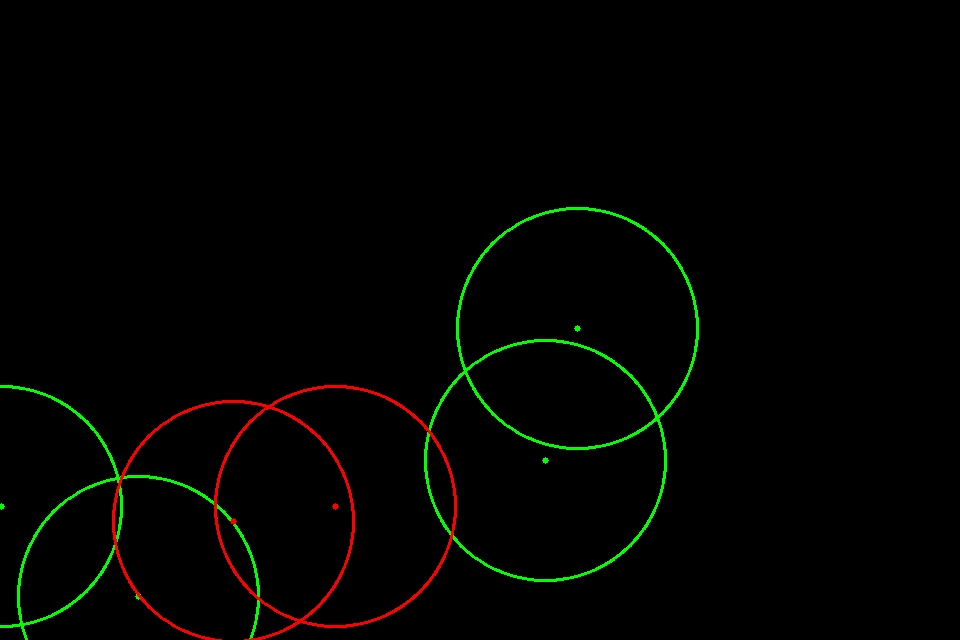
#> input picture test_street_bird.jpg, 960 x 640 px
$ python combination.py
#> lines starting #> are read from the running program, lines starting #| are printed output that depends on the picture; after the words box and inside, x2 and y2 are one past the last pixel; in counts of white or black regions, pixels touching at a corner belong together
### social_distancing.py
import cv2
from scipy import ndimage
import numpy as np

def warp_image(image, width, height):
    #defining target rectangle
    tl = [272,225]
    tr = [439,226]
    br = [773,419]
    bl = [6,401]
    target_rectangle = np.float32([tl,tr,br,bl])

    # defining image parameters

    imgtl = [0,0]
    imgtr = [0,width]
    imgbr = [height, width]
    imgbl = [height,0]
    img_params = np.float32([imgtl,imgtr,imgbr,imgbl])

    # creating perspective transform and applying
    matrix = cv2.getPerspectiveTransform(target_rectangle, img_params)
    img_transformed = cv2.warpPerspective(image, matrix, (width, height))
    return img_transformed, matrix

def point_warp(points, matrix):
    # making list of points and then warping them
    list_warped = list()
    list_points = np.float32(points).reshape(-1, 1, 2)
    warped_points = cv2.perspectiveTransform(list_points, matrix)
    for point in warped_points:
        list_warped.append(point)
    return list_warped

def euclidean_distance_calculator(point1, point2):
    # distance formula for finding distance and return
    x1 = point1[0][0]
    y1 = point1[0][1]
    x2 = point2[0][0]
    y2 = point2[0][1]
    distance = np.sqrt((x1-x2)**2 + (y1-y2)**2)
    return distance

def social_distancing_determine(points, distance_per_pixel):
    # classifying which points are social distancing or not
    MIN_DIST = 1.5
    min_dist = MIN_DIST*distance_per_pixel
    distancing = list()
    not_distancing = list()
    points_dict = {}
    for i in range(len(points)):
        points_dict[f'Point {i}'] = points[i]
    for i in points_dict:
        distancing.append(i)
        for j in points_dict:
            if i != j:
                distance = euclidean_distance_calculator(points_dict[i], points_dict[j])
                if distance < min_dist:
                    copyi = False
                    copyj = False
                    for k in not_distancing:
                        if k==i:
                            copyi = True
                        if k==j:
                            copyj = True
                    if copyi == False:
                        not_distancing.append(i)
                    if copyj == False:
                        not_distancing.append(j)
    for i in not_distancing:
        for j in distancing:
            if i==j:
                distancing.remove(i)

    return(distancing, not_distancing, points_dict)

def plot_birds_eye_view(warped_image, distancing, not_distancing, point_dict, width, height, ppm):
    # plotting social distancing
    warped_image = cv2.rectangle(warped_image, (0, 0), (width, height), color=(0, 0, 0), thickness=-1)
    for i in distancing:
        warped_image = cv2.circle(warped_image, (point_dict[i][0][0], point_dict[i][0][1]), radius=0, color=(0, 255, 0), thickness=5)
        warped_image = cv2.circle(warped_image, (point_dict[i][0][0], point_dict[i][0][1]), radius=int(ppm*1.5), color=(0, 255, 0), thickness=2)
    for i in not_distancing:
        warped_image = cv2.circle(warped_image, (point_dict[i][0][0], point_dict[i][0][1]), radius=0, color=(0, 0, 255), thickness=5)
        warped_image = cv2.circle(warped_image, (point_dict[i][0][0], point_dict[i][0][1]), radius=int(ppm*1.5), color=(0, 0, 255), thickness=2)
    return warped_image

def combining(warped_image, matrix, image, height, width):
    # combining the social distancing image and mask detection into 1 image
    inv = np.linalg.inv(matrix)
    inverted_image = cv2.warpPerspective(warped_image, inv, (width, height))
    added = cv2.add(image, inverted_image)
    return added

def full_social_distancing(image, points, distance_per_pixel):
    # using methods to create final output which can be called
    height, width, depth = image.shape
    warped_image, warp_matrix = warp_image(image, width, height)
    warped_points = point_warp(points, warp_matrix)
    distancing, not_distancing, point_dict = social_distancing_determine(warped_points, distance_per_pixel)
    plot_birds_eye_view(warped_image, distancing, not_distancing, point_dict, width, height, distance_per_pixel)
    added = combining(warped_image,warp_matrix,image,height,width)
    return warped_image, added

### combination.py
import cv2
from social_distancing import *
import numpy as np

birds_eye = cv2.imread('test_street_bird.jpg')
#> birds_eye is the input picture: shape (640, 960, 3); mean B, G, R 0.7, 3.1, 2.4
boxes_image = cv2.imread('test_street_boxes.jpg')
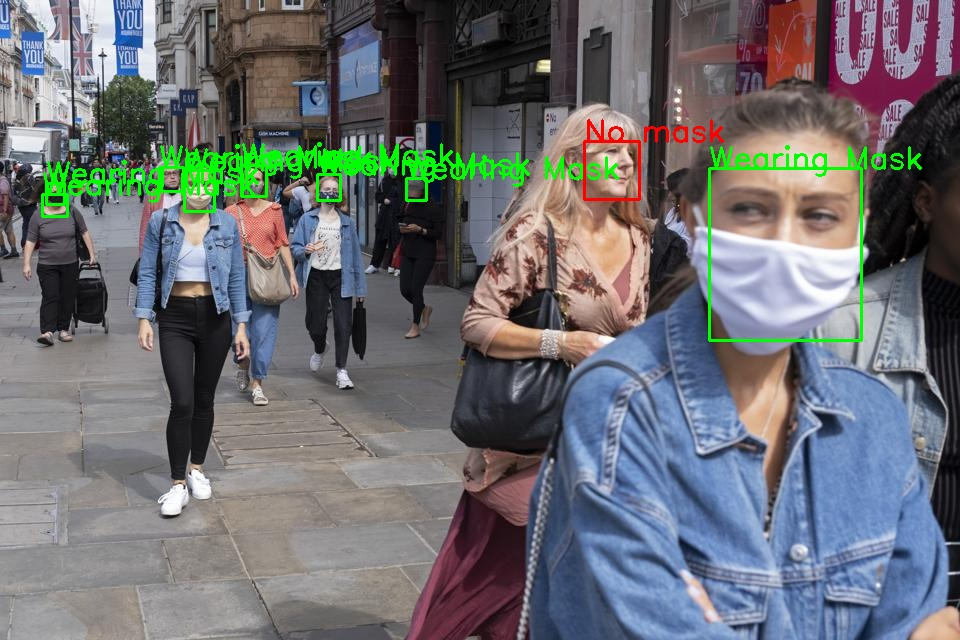
#> input picture test_street_boxes.jpg, 960 x 640 px
#> boxes_image is the input picture: shape (640, 960, 3); mean B, G, R 113.8, 110.4, 108.5
points = [[191, 487], [254, 388], [55, 387], [330, 370], [450, 330], [377, 274]]
birds, matrix = full_social_distancing(boxes_image, points, 80)
#> in warp_image, `img_transformed = cv2.warpPerspective(image, matrix, (width, height))`:
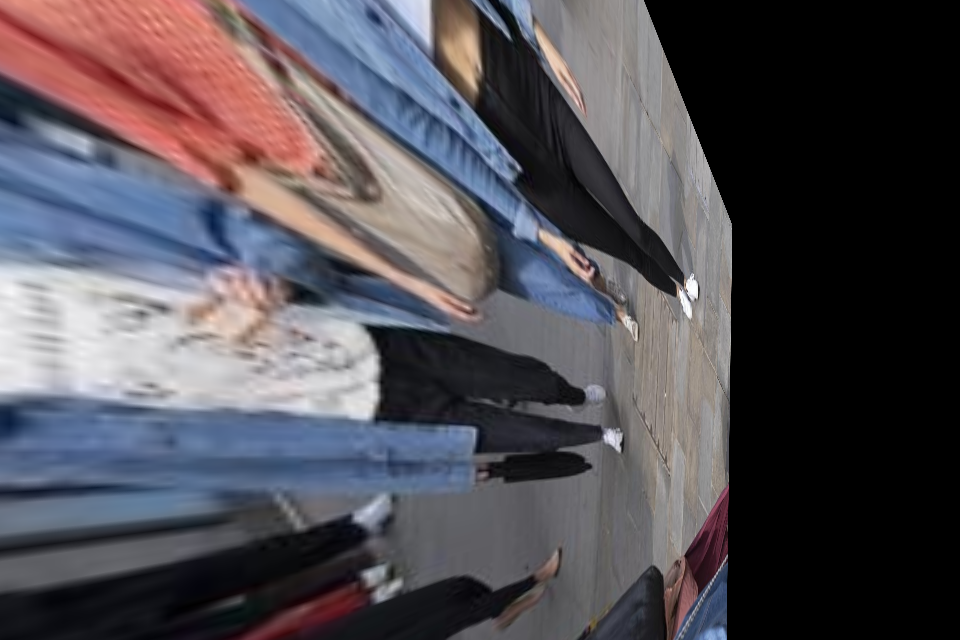
#> img_transformed: shape (640, 960, 3); mean B, G, R 84.4, 77.9, 81.9
#> in full_social_distancing, `warped_image, warp_matrix = warp_image(image, width, height)`: warp_matrix = [[0.0283, -4.72, 1054], [-1.7, -2.57, 1041.8], [6.28e-06, -0.00576, 1]]
#> in point_warp, `warped_points = cv2.perspectiveTransform(list_points, matrix)`: warped_points = [[686.8, 297.3], [624.2, 315.3], [627.3, 38.58], [604.7, 417.9], [546.3, 638.4], [396.5, 529.5]]
#> the loop in point_warp, `for point in warped_points:` made 6 passes
#> after the loop in point_warp, `for point in warped_points:`: list_warped = [[[686.8, 297.3]], [[624.2, 315.3]], [[627.3, 38.58]], [[604.7, 417.9]], [[546.3, 638.4]], [[396.5, 529.5]]]
#> in full_social_distancing, `warped_points = point_warp(points, warp_matrix)`: warped_points has the same summary as list_warped in point_warp
#> the loop in social_distancing_determine, `for i in range(len(points)):` made 6 passes
#> after the loop in social_distancing_determine, `for i in range(len(points)):`: points_dict = {'Point 0': [[686.8, 297.3]], 'Point 1': [[624.2, 315.3]], 'Point 2': [[627.3, 38.58]], 'Point 3': [[604.7, 417.9]], 'Point 4': [[546.3, 638.4]], 'Point 5': [[396.5, 529.5]]}
#> the loop in social_distancing_determine, `for i in points_dict:` made 6 passes
#> i on passes 1 to 6: 'Point 0', 'Point 1', 'Point 2', 'Point 3', 'Point 4', 'Point 5'
#> after the loop in social_distancing_determine, `for i in points_dict:`: distancing = ['Point 0', 'Point 1', 'Point 2', 'Point 3', 'Point 4', 'Point 5']; not_distancing = ['Point 0', 'Point 1', 'Point 3']
#> the loop in social_distancing_determine, `for i in not_distancing:` made 3 passes
#> i on passes 1 to 3: 'Point 0', 'Point 1', 'Point 3'
#> after the loop in social_distancing_determine, `for i in not_distancing:`: distancing = ['Point 2', 'Point 4', 'Point 5']
#> in full_social_distancing, `distancing, not_distancing, point_dict = social_distancing_determine(w..`: not_distancing = ['Point 0', 'Point 1', 'Point 3']; point_dict has the same summary as points_dict in social_distancing_determine
#> in plot_birds_eye_view, `warped_image = cv2.rectangle(warped_image, (0, 0), (width, height), co..`: warped_image: shape (640, 960, 3); every value is 0
#> the loop in plot_birds_eye_view, `for i in distancing:` made 3 passes
#> i on passes 1 to 3: 'Point 2', 'Point 4', 'Point 5'
#> after the loop in plot_birds_eye_view, `for i in distancing:`:
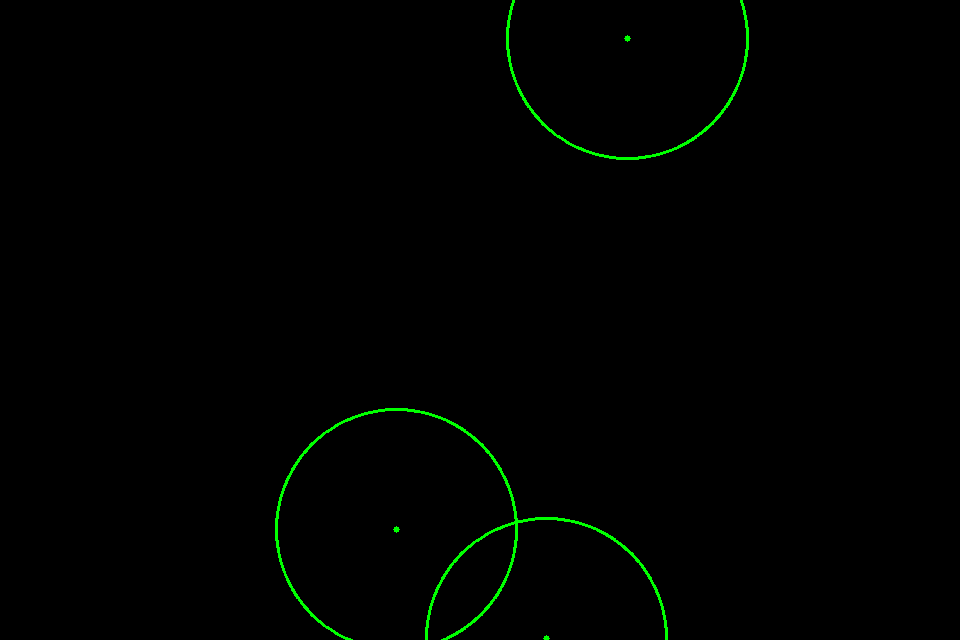
#> warped_image: shape (640, 960, 3); mean B, G, R 0, 1.9, 0
#> the loop in plot_birds_eye_view, `for i in not_distancing:` made 3 passes
#> pass 1, in plot_birds_eye_view, `warped_image = cv2.circle(warped_image, (point_dict[i][0][0], point_di..`:
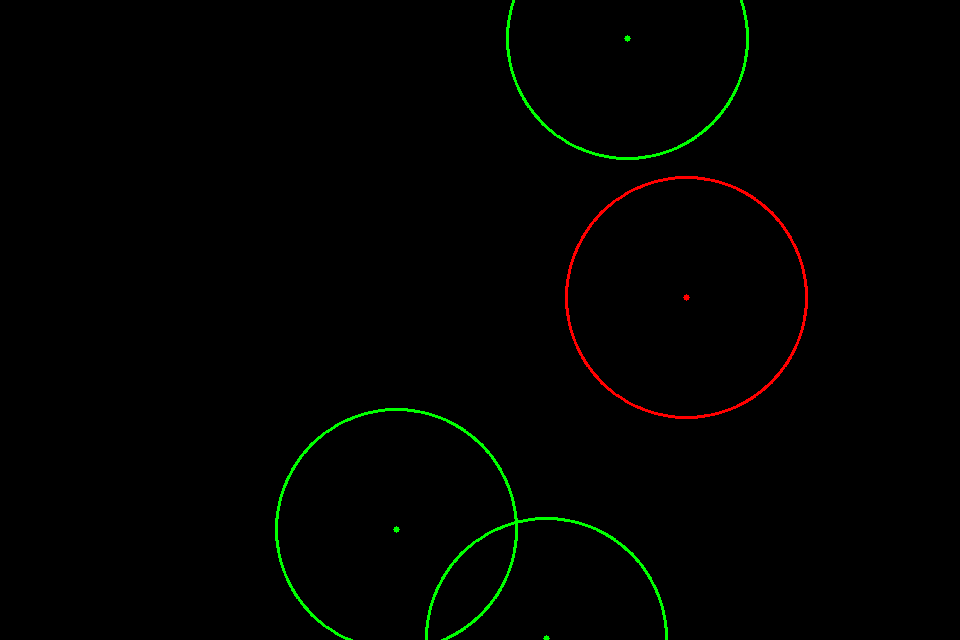
#> warped_image: shape (640, 960, 3); mean B, G, R 0, 1.9, 0.9
#> pass 2, in plot_birds_eye_view, `warped_image = cv2.circle(warped_image, (point_dict[i][0][0], point_di..`:
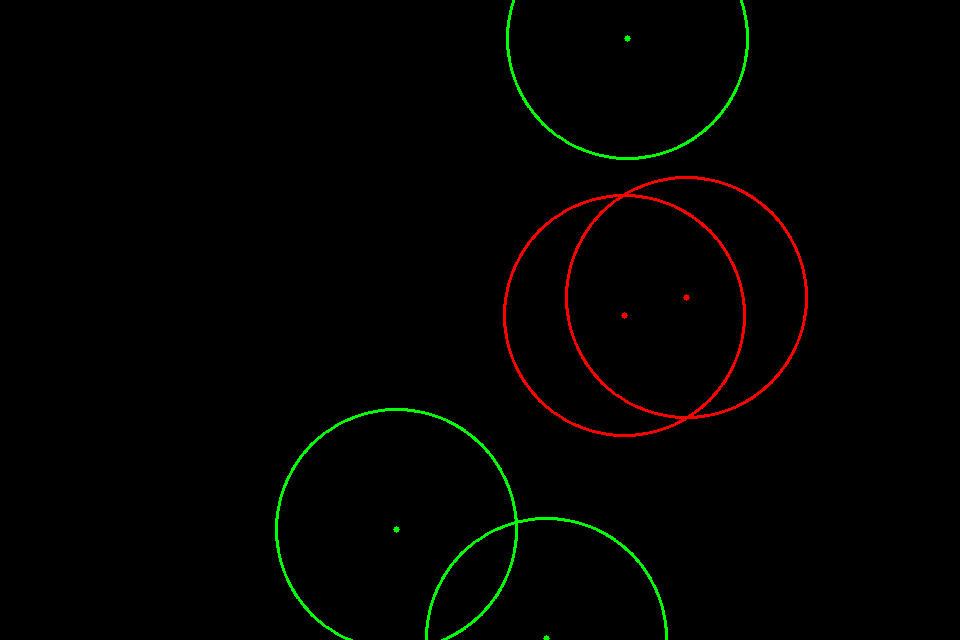
#> warped_image: shape (640, 960, 3); mean B, G, R 0, 1.9, 1.9
#> after the loop in plot_birds_eye_view, `for i in not_distancing:`:
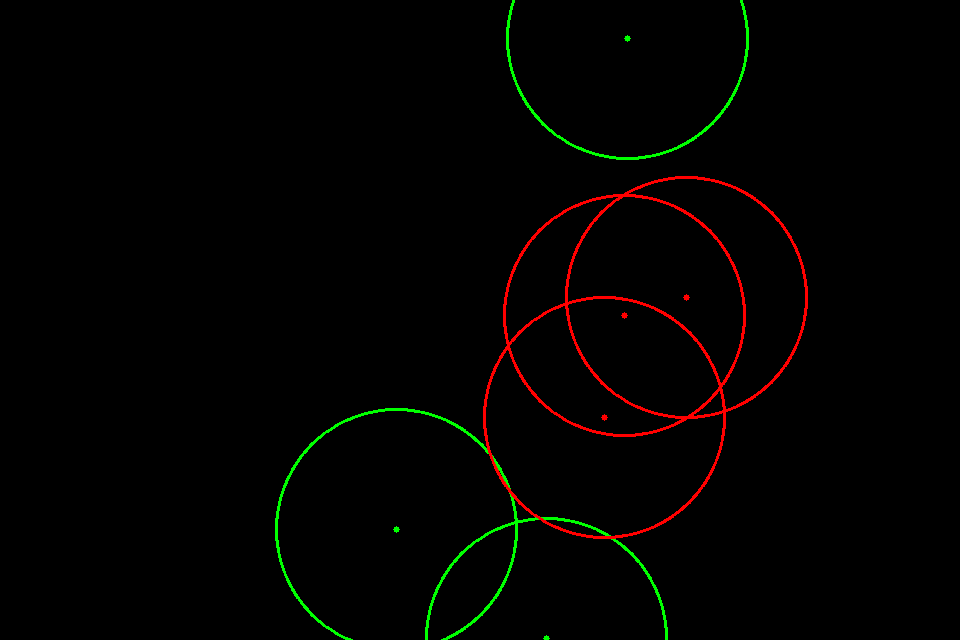
#> warped_image: shape (640, 960, 3); 0.36% of pixels changed, all inside (x1, y1, x2, y2) = (483, 296, 726, 539)
#> in combining, `inv = np.linalg.inv(matrix)`: inv = [[1.44, -0.567, -924.9], [0.717, 0.00908, -765.1], [0.00412, 5.58e-05, -3.4]]
#> in combining, `added = cv2.add(image, inverted_image)`:
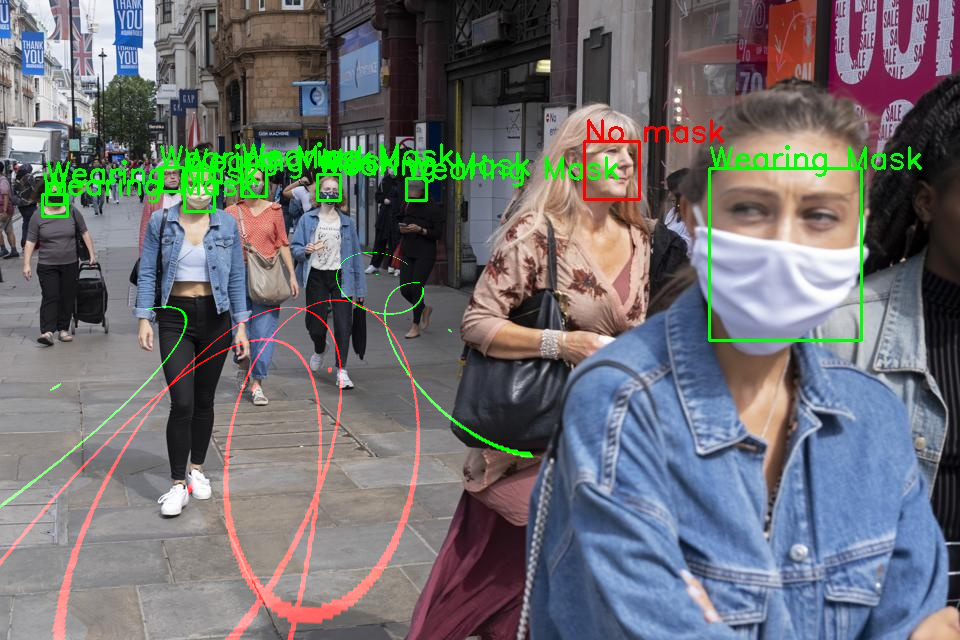
#> added: shape (640, 960, 3); mean B, G, R 113.8, 110.8, 110.5

#> (the run stopped early here; a loop or call above may not have finished)
